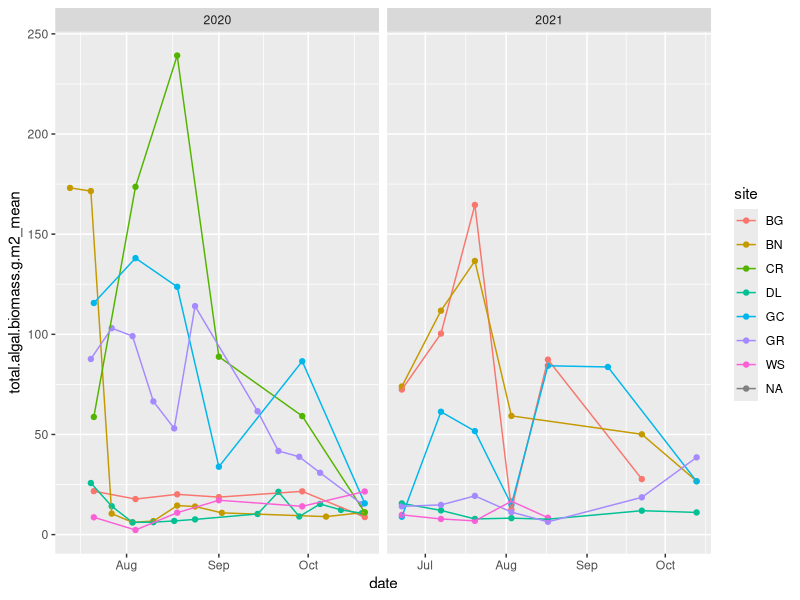
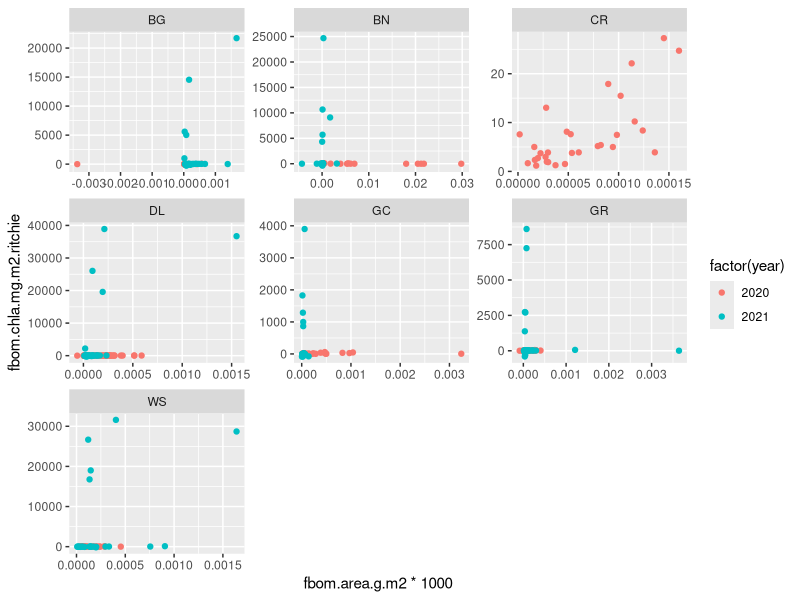
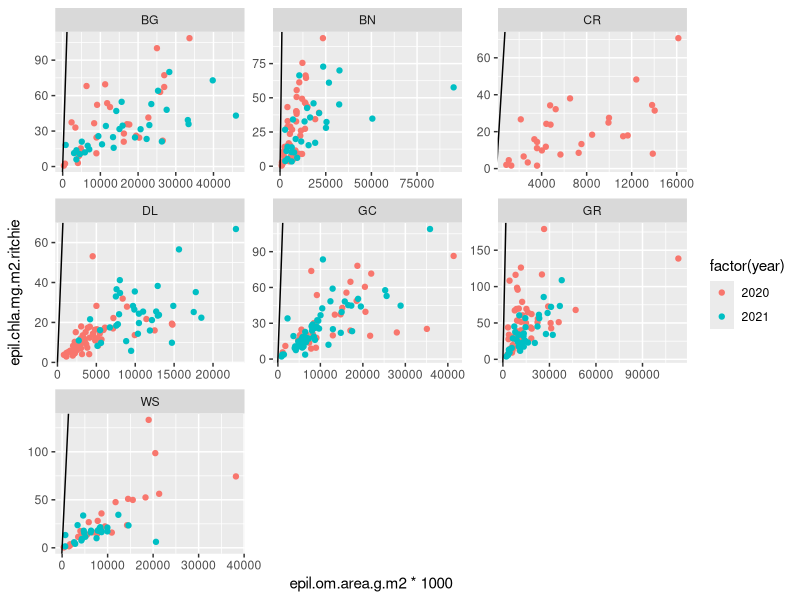
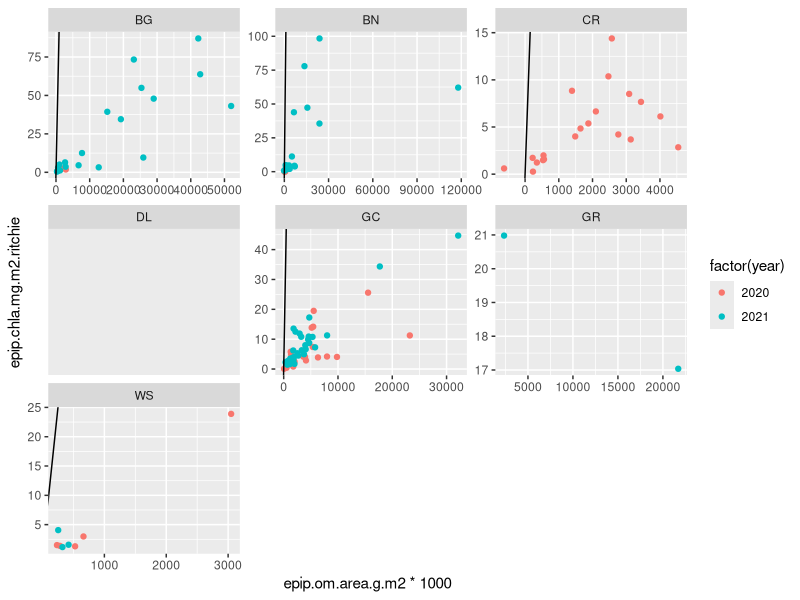
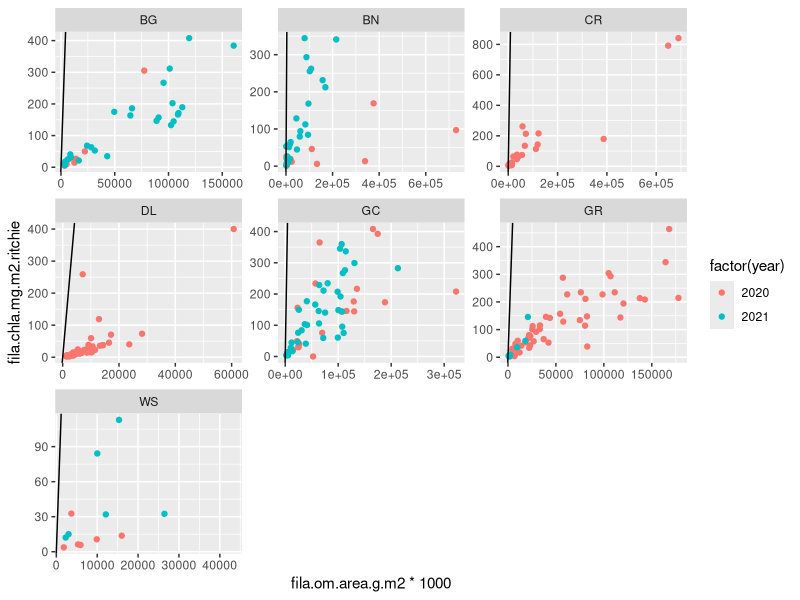

These charts were generated, in order, by the following R code:
# Compare UCFR metabolism data to biomass data for 2020 and 2021
# A Carter 8/2022

library(tidyverse)
library(lubridate)
setwd('C:/Users/alice.carter/git/UCFR-metabolism/')

# Biomass data:
biomass <- read_csv('data/biomass_data/INTEGRATED_BIOMASS_FOR_AC_RFL.csv')
mdat <- read_csv('data/biomass_data/BIOMASS_DatasetAttributes.csv')
glimpse(biomass)

colnames(biomass) <- tolower(colnames(biomass))
unique(biomass$substrate)
bm <- biomass %>%
    mutate(date = as.Date(date, format = '%m/%d/%Y'),
           cobble = case_when(substrate == 'COBBLE' ~ 1,
                              TRUE ~ 0),
           sand = case_when(substrate == 'SAND' ~ 1,
                              TRUE ~ 0),
           gravel = case_when(substrate == 'GRAVEL' ~ 1,
                              TRUE ~ 0),
           pebble = case_when(substrate == 'PEBBLE' ~ 1,
                              TRUE ~ 0)) %>%
    select(date, site, sample, average.depth,
           cobble, sand, gravel, pebble,
           ends_with('om.area.g.m2'),
           ends_with('.chla.mg.m2.ritchie'),
           matches('phicocyanin'),
           total.algal.biomass.g.m2) %>%
    mutate(year = year(date))

bm_sum <- bm %>%
    group_by(date, site) %>%
    summarize(n_samp = n(),
              across(-n_samp, .fns = list(mean = function(x) mean(x, na.rm = T),
                                           sd = function(x) sd(x, na.rm = T)))) %>%
    select(-starts_with('sample'),
           -cobble_sd, -sand_sd, -gravel_sd, -pebble_sd) %>%
    rename(pct_cobble = cobble_mean, pct_sand = sand_mean,
           pct_gravel = gravel_mean, pct_pebble = pebble_mean) %>%
    ungroup() %>%
    mutate(year = year(date))

ggplot(bm_sum, aes(date, total.algal.biomass.g.m2_mean, color = site)) +
    geom_point() +
    geom_line() +
    facet_wrap(.~year, scales = 'free_x')

write_csv(bm, 'data/biomass_data/biomass_working_data.csv')
write_csv(bm_sum, 'data/biomass_data/biomass_working_data_summary.csv')



# examine anomalously high chla values for fbom:

bm %>%
    filter(!is.na(site))%>%
ggplot(aes(fbom.area.g.m2*1000, fbom.chla.mg.m2.ritchie,
               col = factor(year)))+
    geom_point() +
    # geom_abline(slope = 1, intercept = 0) +
    facet_wrap(.~site, scales = 'free')
bm %>%
    filter(!is.na(site))%>%
ggplot(aes(epil.om.area.g.m2*1000, epil.chla.mg.m2.ritchie,
               col = factor(year)))+
    geom_point() +
    geom_abline(slope = .1, intercept = 0) +
    facet_wrap(.~site, scales = 'free')
bm %>%
    filter(!is.na(site))%>%
ggplot(aes(epip.om.area.g.m2*1000, epip.chla.mg.m2.ritchie,
               col = factor(year)))+
    geom_point() +
    geom_abline(slope = .1, intercept = 0) +
    facet_wrap(.~site, scales = 'free')
bm %>%
    filter(!is.na(site))%>%
ggplot(aes(fila.om.area.g.m2*1000, fila.chla.mg.m2.ritchie,
               col = factor(year)))+
    geom_point() +
    geom_abline(slope = .1, intercept = 0) +
    facet_wrap(.~site, scales = 'free')
